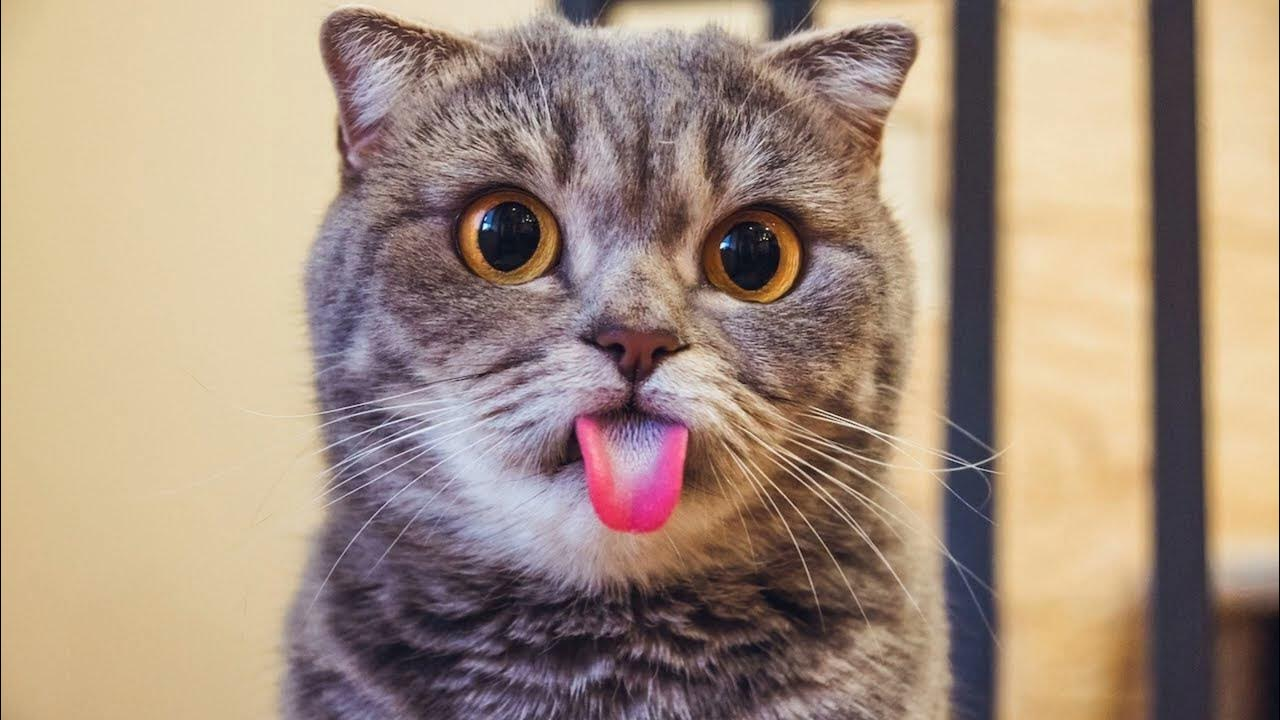
#> input picture maxresdefault.jpg, 1280 x 720 px
$ python RK1_3D.py
#> lines starting #> are read from the running program, lines starting #| are printed output that depends on the picture
from PIL import Image
import os, math

W, H = 220, 200
img = Image.new("RGB", (W, H), "white")
#> img: PIL image 220x200 RGB; every value is 255
px = img.load()

def set_px(x, y, color=(0, 0, 0)):
    if 0 <= x < W and 0 <= y < H:
        px[x, y] = color

def point_in_triangle(p, a, b, c):
    (x, y) = p
    (x1, y1) = a
    (x2, y2) = b
    (x3, y3) = c
    denom = (y2 - y3) * (x1 - x3) + (x3 - x2) * (y1 - y3)
    if denom == 0: return False
    l1 = ((y2 - y3) * (x - x3) + (x3 - x2) * (y - y3)) / denom
    l2 = ((y3 - y1) * (x - x3) + (x1 - x3) * (y - y3)) / denom
    l3 = 1 - l1 - l2
    return (0 <= l1 <= 1) and (0 <= l2 <= 1) and (0 <= l3 <= 1)

def dist2(p, q): return (p[0]-q[0])**2 + (p[1]-q[1])**2

# Брезенхэм: отрезок
def bresenham_line(x0, y0, x1, y1, color=(0,0,0), dash=None, clip_outside_tri=None):
    dx = abs(x1 - x0)
    dy = -abs(y1 - y0)
    sx = 1 if x0 < x1 else -1
    sy = 1 if y0 < y1 else -1
    err = dx + dy

    dash_on = True
    if dash is not None:
        dash_len, gap_len = dash
        counter = dash_len
    else:
        dash_len = gap_len = counter = 0

    tri = clip_outside_tri

    while True:
        ok = True
        if tri is not None:
            ok = not point_in_triangle((x0, y0), *tri)
        if dash is None:
            if ok: set_px(x0, y0, color)
        else:
            if dash_on and ok: set_px(x0, y0, color)
            counter -= 1
            if counter == 0:
                dash_on = not dash_on
                counter = dash_len if dash_on else gap_len

        if x0 == x1 and y0 == y1: break
        e2 = 2 * err
        if e2 >= dy:
            err += dy; x0 += sx
        if e2 <= dx:
            err += dx; y0 += sy

# Брезенхэм: окружность (со штрихами)
def bresenham_circle(cx, cy, r, color=(0,0,0), arc=None, dash=None):
    x = r; y = 0; d = 1 - r
    dash_on = True
    if dash is not None:
        dash_len, gap_len = dash
        counter = dash_len
    else:
        dash_len = gap_len = counter = 0

    def maybe_plot(X, Y):
        nonlocal dash_on, counter
        if dash is None:
            set_px(int(X), int(Y), color)
        else:
            if dash_on: set_px(int(X), int(Y), color)
            counter -= 1
            if counter == 0:
                dash_on = not dash_on
                counter = dash_len if dash_on else gap_len

    def plot8(cx, cy, x, y):
        pts = [
            (cx + x, cy + y), (cx + y, cy + x),
            (cx - y, cy + x), (cx - x, cy + y),
            (cx - x, cy - y), (cx - y, cy - x),
            (cx + y, cy - x), (cx + x, cy - y),
        ]
        if arc is None:
            for X, Y in pts: maybe_plot(X, Y)
        else:
            a0, a1 = arc
            if a1 < a0: a1 += 2*math.pi
            for X, Y in pts:
                ang = math.atan2(Y - cy, X - cx)
                if ang < a0: ang += 2*math.pi
                if a0 <= ang <= a1: maybe_plot(X, Y)

    while x >= y:
        plot8(cx, cy, x, y)
        y += 1
        if d <= 0: d += 2*y + 1
        else: x -= 1; d += 2*y - 2*x + 1

# Кривая Безье + дуга окружности через Безье
def draw_cubic_bezier(p0, p1, p2, p3, steps=500, color=(0,0,0), clip_outside_tri=None):
    def B(t):
        x = ((1-t)**3)*p0[0] + 3*((1-t)**2)*t*p1[0] + 3*(1-t)*(t**2)*p2[0] + (t**3)*p3[0]
        y = ((1-t)**3)*p0[1] + 3*((1-t)**2)*t*p1[1] + 3*(1-t)*(t**2)*p2[1] + (t**3)*p3[1]
        return int(round(x)), int(round(y))
    x_prev, y_prev = B(0.0)
    for i in range(1, steps + 1):
        t = i / steps
        x, y = B(t)
        bresenham_line(x_prev, y_prev, x, y, color, clip_outside_tri=clip_outside_tri)
        x_prev, y_prev = x, y

def draw_circular_arc_bezier(center, R, t0, t1, segments=None, color=(0,0,0), clip_outside_tri=None):
    while t1 < t0: t1 += 2*math.pi
    total = t1 - t0
    if segments is None:
        segments = max(1, int((total / (math.pi/2)) + 0.999))
    dth = total / segments
    cx, cy = center
    th = t0
    for _ in range(segments):
        th2 = th + dth
        p0 = (cx + R*math.cos(th),  cy + R*math.sin(th))
        p3 = (cx + R*math.cos(th2), cy + R*math.sin(th2))
        alpha = 4/3 * math.tan((th2 - th)/4) * R
        p1 = (p0[0] - alpha*math.sin(th),  p0[1] + alpha*math.cos(th))
        p2 = (p3[0] + alpha*math.sin(th2), p3[1] - alpha*math.cos(th2))
        draw_cubic_bezier(p0, p1, p2, p3, steps=300, color=color, clip_outside_tri=clip_outside_tri)
        th = th2

# Координаты
C = (100, 100); r_small = 20; r_dashed = 17; R_big = 90
A  = (60, 130); Bv = (100, 50); Cv = (140, 130)
outer_tri = (A, Bv, Cv)

Ap = (56, 133); Bp = (100, 45); Cp = (144, 133)
X = (0, 65); Y = (200, 110)

bresenham_line(*A, *Bv); bresenham_line(*Bv, *Cv); bresenham_line(*Cv, *A)

dash = (6, 4)
bresenham_line(*Ap, *Bp, dash=dash); bresenham_line(*Bp, *Cp, dash=dash); bresenham_line(*Cp, *Ap, dash=dash)

bresenham_circle(C[0], C[1], r_small)
bresenham_circle(C[0], C[1], r_dashed, dash=(5, 4))

t0 = math.atan2(X[1] - C[1], X[0] - C[0])
t1 = math.atan2(Y[1] - C[1], Y[0] - C[0])

def pick_lower_arc(center, R, a, b):
    cx, cy = center
    a0, a1 = a, b
    while a1 < a0: a1 += 2 * math.pi
    mid1 = a0 + (a1 - a0) / 2
    y_mid1 = cy + R * math.sin(mid1)

    b0, b1 = b, a
    while b1 < b0: b1 += 2 * math.pi
    mid2 = b0 + (b1 - b0) / 2
    y_mid2 = cy + R * math.sin(mid2)

    return (a0, a1) if y_mid1 >= y_mid2 else (b0, b1)

arc_start, arc_end = pick_lower_arc(C, R_big, t0, t1)
draw_circular_arc_bezier(C, R_big, arc_start, arc_end)

bresenham_line(*X, *Y, clip_outside_tri=outer_tri)

fill_image_path = "maxresdefault.jpg"
if not os.path.exists(fill_image_path):
    tex = Image.new("RGB", (120, 120))
    for i in range(tex.size[0]):
        for j in range(tex.size[1]):
            tex.putpixel((i, j), (180 + (i*2) % 75, 120 + (j*3) % 60, 160 + ((i+j) % 70)))
    tex.save(fill_image_path)

texture = Image.open(fill_image_path).convert("RGB")
#> texture is the input picture: PIL image 1280x720 RGB; mean R, G, B 165.6, 144.2, 127.4
mask = Image.new("L", (W, H), 0)
#> mask: PIL image 220x200 L; every value is 0
mpx = mask.load()
for y in range(H):
    for x in range(W):
        if point_in_triangle((x, y), *outer_tri) and dist2((x, y), C) > r_small*r_small:
            mpx[x, y] = 255

tex_scaled = texture.resize((W, H))
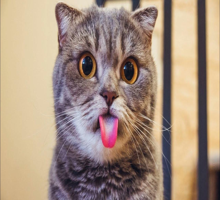
#> tex_scaled: PIL image 220x200 RGB; mean R, G, B 165.7, 144.3, 127.5
img.paste(tex_scaled, (0, 0), mask)
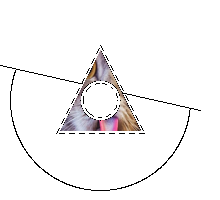
#> img: PIL image 220x200 RGB; mean R, G, B 245.9, 244.8, 245
def mark(p, color=(0, 0, 0)):
    x, y = p
    for dx in (-1, 0, 1):
        for dy in (-1, 0, 1):
            set_px(x+dx, y+dy, color)
for p in (A, Bv, Cv, Ap, Bp, Cp, X, Y, C):
    mark(p)

img.save("TYT.png")
